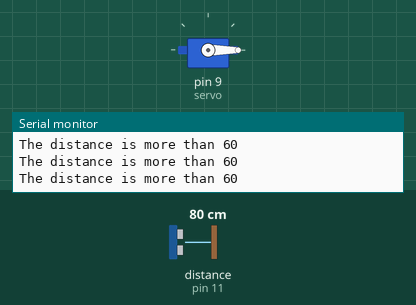
Simulated run of this sketch. Board: Arduino Uno, built with avr-gcc and run on an emulated ATmega328P. On the bench: servo, the last lines printed to the serial monitor. Wiring (inferred from the names in the program): ultrasonic range finder: trigger pin 12; echo pin 11. Inputs (shaded band) come from the test bench; at power-on: distance to the obstacle (sensor on pin 11) 80 cm. The echo pulse lasts 58.3 µs per cm.

Above: at 1.3 s.
1.4 s: distance to the obstacle (sensor on pin 11) set to 54 cm
3.5 s: distance to the obstacle (sensor on pin 11) set to 45 cm
At 4.6 s:
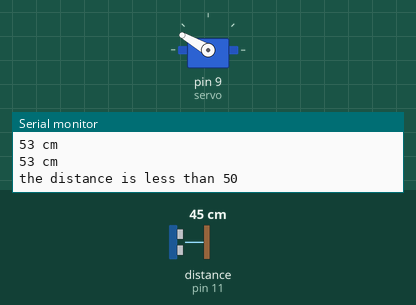
5.0 s: distance to the obstacle (sensor on pin 11) set to 60 cm
At 6.3 s:
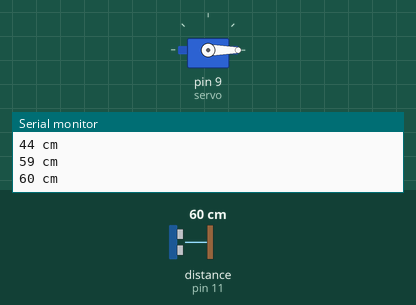
7.0 s: distance to the obstacle (sensor on pin 11) set to 2 cm
At 7.8 s:
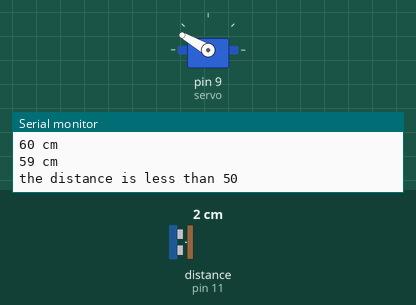
Timing chart, 0 to 9.5 s (numbered marks = the images above; inputs shaded):
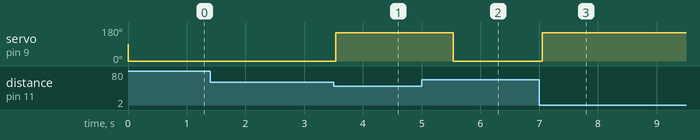

Measured:
- the behaviour switches between 51 and 50 cm on distance to the obstacle (sensor on pin 11) (found by bisection; images 0 and 1)
- after the input at 3.5 s, servo on pin 9 (servo): 0° → 150° at once
- after the input at 5.0 s, servo on pin 9 (servo): 150° → 0° after 0.54 s
- after the input at 7.0 s, servo on pin 9 (servo): 0° → 150° after 0.05 s

The sketch:

Smartdustbin.ino
```cpp
#include <Servo.h>
#define trigPin 12
#define echoPin 11
Servo servo;
int sound = 250;
void setup() {
Serial.begin (9600);
pinMode(trigPin, OUTPUT);
pinMode(echoPin, INPUT);
servo.attach(9);
}
void loop() {
long duration, distance;
digitalWrite(trigPin, LOW);
delayMicroseconds(2);
digitalWrite(trigPin, HIGH);
delayMicroseconds(10);
digitalWrite(trigPin, LOW);
duration = pulseIn(echoPin, HIGH);
distance = (duration/2) / 29.1;
if (distance < 50) {
Serial.println("the distance is less than 50");
servo.write(150);
delay(1500);
}
else {
servo.write(0);
}
if (distance > 60 || distance <= 0){
Serial.println("The distance is more than 60");
}
else {
Serial.print(distance);
Serial.println(" cm");
}
delay(500);
}
```
